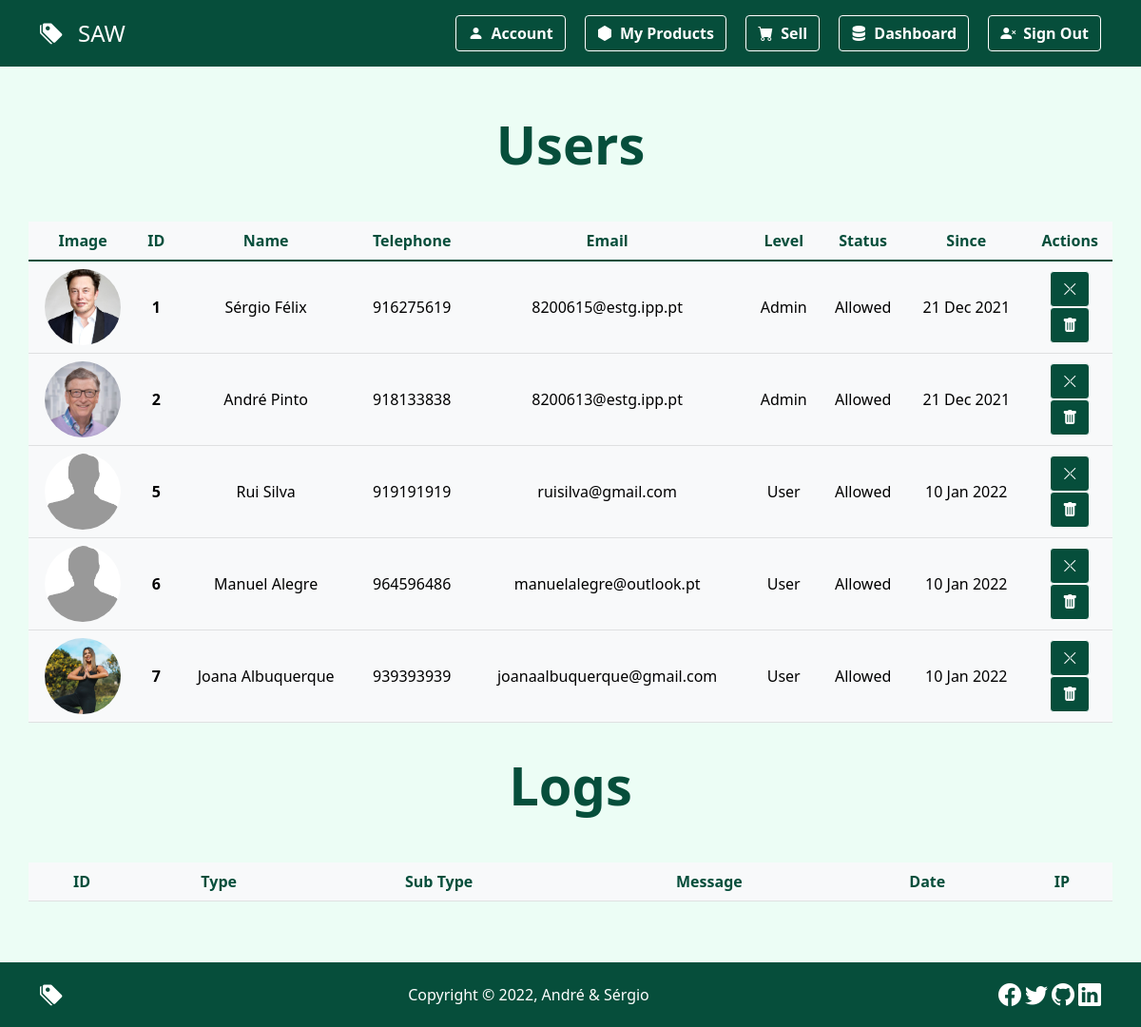
Page /dashboard (signed in) on the earlier database version.
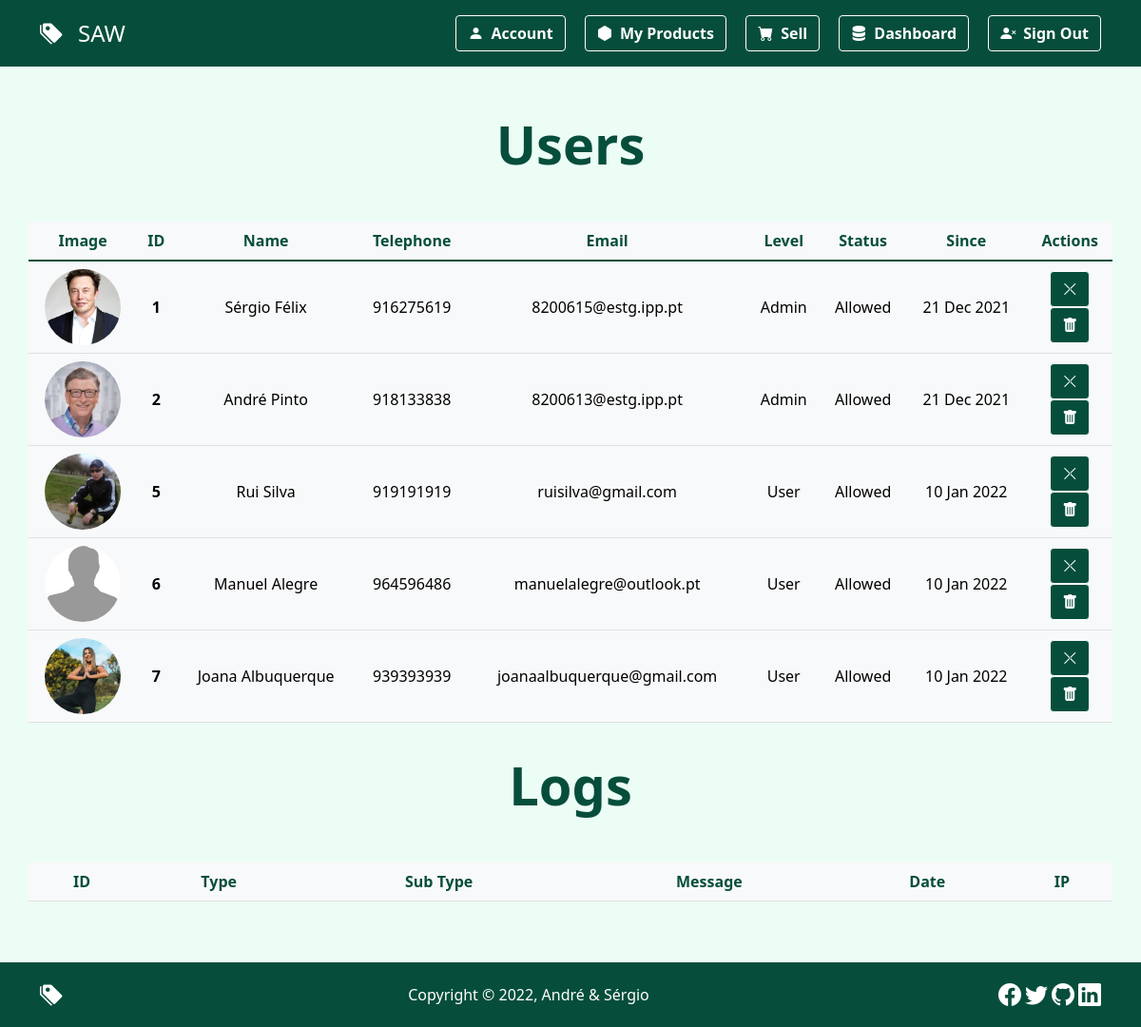
Same page on the later database version.
### tables this page shows
CREATE TABLE `user` (
  `id` int(11) NOT NULL,
  `firstName` varchar(144) NOT NULL,
  `lastName` varchar(144) NOT NULL,
  `telephone` int(11) NOT NULL,
  `city` varchar(144) NOT NULL,
  `zipCode` varchar(144) NOT NULL,
  `email` varchar(144) NOT NULL,
  `password` varchar(256) NOT NULL,
  `level` enum('Admin','User') NOT NULL DEFAULT 'User',
  `status` enum('Blocked','Allowed') NOT NULL DEFAULT 'Allowed',
  `imagePath` varchar(244) NOT NULL DEFAULT 'default.jpg',
  `createdDate` datetime NOT NULL DEFAULT current_timestamp(),
  `state_id` int(11) NOT NULL,
  `gender_id` int(11) NOT NULL
);

### classes/application.php (called while the page is built, shortened)
<?php
class Application
{
    public function startApp()
    {
        require_once('./components/Layout/layout.php');
    }
}

### index.php (called while the page is built, shortened)
<?php
try {
    $app = new Application();
    $app->startApp();
} catch (Exception $e) {
    throw new Exception($e->getMessage());
}

### classes/database.php (called while the page is built, shortened)
<?php
class Database
{
    private $driver = 'mysql';
    private $host = '127.0.0.1';
    private $port = '3306';
    private $name = 'saw';
    private $username = 'root';
    private $password = 'passwordSAW';
    private $charset = 'utf8';
    private $connectTimeout = '15';
    public function connect()
    {
        $dsn =  $this->driver . ':host=' . $this->host . ';port=' . $this->port . ';dbname=' . $this->name . ';charset=' . $this->charset . ';connect_timeout=' . $this->connectTimeout;
        $options = array(
            PDO::ATTR_PERSISTENT => true,
            PDO::ATTR_EMULATE_PREPARES => false,
            PDO::ATTR_ERRMODE => PDO::ERRMODE_EXCEPTION,
            PDO::ATTR_DEFAULT_FETCH_MODE => PDO::FETCH_ASSOC
        );
        try {
            return new PDO($dsn, $this->username, $this->password, $options);
        } catch (PDOException $e) {
            print("Error connecting to database.");
            die(print_r($e));
        }
    }
    public function log($type,$subType,$message)
    {
        if (!empty($_SERVER['HTTP_CLIENT_IP'])) {
            $ip = $_SERVER['HTTP_CLIENT_IP'];
        } elseif (!empty($_SERVER['HTTP_X_FORWARDED_FOR'])) {
            $ip = $_SERVER['HTTP_X_FORWARDED_FOR'];
        } else {
            $ip = $_SERVER['REMOTE_ADDR'];
        }
        $stmt = $this->connect()->prepare('INSERT INTO log (type,subType,message,ip) VALUES (?,?,?,?);');
        if (!$stmt->execute(array($type,$subType,$message,$ip))) {
            $stmt = null;
            header('location: ' . HOME_URL_PREFIX . '/homepage?error=stmtfailed');
            exit();
        }
    }
}

### classes/dashboard.php (called while the page is built, shortened)
<?php
class Dashboard extends Database
{
    public function getUsers()
    {
        $stmt = $this->connect()->prepare('SELECT * FROM user ORDER BY createdDate ASC;');
        if (!$stmt->execute()) {
            $this->log('Error','SELECT','Users information returned unsuccessfully! ('.$_SESSION['email'].')');
            $stmt = null;
            header('location: ' . HOME_URL_PREFIX . '/dashboard?error=stmtfailed');
            exit();
        }
        if ($stmt->rowCount() > 0) {
            $result = $stmt->fetchAll();
        } else {
            $result = NULL;
        }
        $this->log('Log','SELECT','Users information returned successfully! ('.$_SESSION['email'].')');
        return $result;
    }
}
?>

### pages/Dashboard/dashboard.php (the view, shortened to what this page needs)
<?php
$dashboard = new Dashboard();
$users = $dashboard->getUsers();
?>
<div class="container-fluid color-emerald-50 py-5">
    <div class="container">
        <h1 class="display-4 fw-bold text-capitalize text-center text-emerald-900">Users</h1>
        <div class="row mt-5">
            <table class="table table-light table-hover">
                <thead>
                    <tr class="table-light text-center text-emerald-900">
                        <th scope="col">Image</th>
                        <th scope="col">ID</th>
                        <th scope="col">Name</th>
                        <th scope="col">Telephone</th>
                        <th scope="col">Email</th>
                        <th scope="col">Level</th>
                        <th scope="col">Status</th>
                        <th scope="col">Since</th>
                        <th scope="col">Actions</th>
                    </tr>
                </thead>
                <tbody style="border-top: 2px solid #064e3b!important;">
                    <?php
                    if (isset($users)) {
                        foreach ($users as $user) {
                    ?>
                            <tr class="table-light text-center" style="vertical-align: middle;">
                                <td class="table-light"><img src="./assets/images/uploads/users/<?php echo ($user['imagePath']); ?>" class="avatar rounded-circle" /></td>
                                <th class="table-light"><?php echo ($user['id']); ?></th>
                                <td class="table-light"><?php echo ($user['firstName'] . ' ' . $user['lastName']); ?></td>
                                <td class="table-light"><?php echo ($user['telephone']); ?></td>
                                <td class="table-light"><?php echo ($user['email']); ?></td>
                                <td class="table-light"><?php echo ($user['level']); ?></td>
                                <td class="table-light"><?php echo ($user['status']); ?></td>
                                <td class="table-light"><?php echo (date("d M Y", strtotime($user['createdDate']))); ?></td>
                                <td class="table-light">
                                    <form action="<?php $_SERVER["PHP_SELF"] ?>" method="POST">
                                        <button type="submit" class="btn btn-emerald fw-bold shadow-none" name="submit" value="status">
                                            <?php
                                            if ($user['status'] === 'Allowed') { ?>
                                                <i class="bi bi-x-lg"></i>
                                            <?php
                                            } elseif ($user['status'] === 'Blocked') { ?>
                                                <i class="bi bi-check-lg"></i>
                                            <?php
                                            }
                                            ?>
                                        </button>
                                    </form>
                                    <form action="<?php $_SERVER["PHP_SELF"] ?>" method="POST">
                                        <button type="submit" class="btn btn-emerald fw-bold shadow-none" name="submit" value="delete">
                                            <i class="bi bi-trash-fill"></i>
                                        </button>
                                    </form>
                                </td>
                            </tr>
                    <?php
                        }
                    }
                    ?>
                </tbody>
            </table>
        </div>
        <h1 class="display-4 fw-bold text-capitalize text-center text-emerald-900 mt-3">Logs</h1>
        <div class="row mt-5">
            <table class="table table-light table-hover">
                <thead>
                    <tr class="table-light text-center text-emerald-900">
                        <th scope="col">ID</th>
                        <th scope="col">Type</th>
                        <th scope="col">Sub Type</th>
                        <th scope="col">Message</th>
                        <th scope="col">Date</th>
                        <th scope="col">IP</th>
                    </tr>
                </thead>
            </table>
        </div>
    </div>
</div>

### components/Layout/layout.php (shortened to what this page needs)
<!DOCTYPE html>
<html lang="en-US">
<head>
    <link rel="stylesheet" type="text/css" href="<?php echo HOME_URL_PREFIX;?>/assets/styles/vendor/bootstrap.min.css" />
    <link rel="stylesheet" type="text/css" href="<?php echo HOME_URL_PREFIX;?>/assets/icons/bootstrap-icons.css" />
    <link rel="stylesheet" type="text/css" href="<?php echo HOME_URL_PREFIX;?>/assets/styles/vendor/lightbox.min.css" />
    <link rel="stylesheet" type="text/css" href="<?php echo HOME_URL_PREFIX;?>/assets/styles/main.css" />
</head>
<body>
    <?php
    include_once('./components/Navbar/navbar.php');
    include_once('./includes/page.php');
    include_once('./components/Footer/footer.php');
    ?>
</body>
</html>

### components/Navbar/navbar.php (shortened to what this page needs)
<header>
    <nav class="p-3 color-emerald-900 sticky-top">
        <div class="container">
            <div class="d-flex flex-row justify-content-between align-items-center">
                <div class="d-flex flex-column">
                    <a href="<?php echo HOME_URL_PREFIX;?>/" class="text-white text-decoration-none logo">
                        <i class="bi bi-tags-fill"><span class="ms-3 h4 fst-normal text-uppercase">SAW</span></i>
                    </a>
                </div>
                <div class="d-flex flex-column">
                    <div class="d-flex flex-row">
                        <div class="navBarController">
                            <?php
                            if (isset($_SESSION['logged'])) {
                            ?>
                                <a href="<?php echo HOME_URL_PREFIX;?>/account" class="btn btn-outline-emerald fw-bold shadow-none me-3"><i class="bi bi-person-fill me-2"></i></i>Account</a>
                                <a href="<?php echo HOME_URL_PREFIX;?>/myproducts" class="btn btn-outline-emerald fw-bold shadow-none me-3"><i class="bi bi-hexagon-fill me-2"></i></i>My Products</a>
                                <a href="<?php echo HOME_URL_PREFIX;?>/sell" class="btn btn-outline-emerald fw-bold shadow-none me-3"><i class="bi bi-cart-fill me-2"></i>Sell</a>
                                <?php
                                    if (isset($_SESSION['level']) && $_SESSION['level'] === 'Admin') {
                                ?>
                                    <a href="<?php echo HOME_URL_PREFIX;?>/dashboard" class="btn btn-outline-emerald fw-bold shadow-none me-3"><i class="bi bi-server me-2"></i>Dashboard</a>
                                <?php
                                    }
                                ?>
                                <a href="<?php echo HOME_URL_PREFIX;?>/signout" class="btn btn-outline-emerald fw-bold shadow-none"><i class="bi bi-person-x-fill me-2"></i>Sign Out</a>
                            <?php
                            }
                            ?>
                        </div>
                    </div>
                </div>
            </div>
        </div>
    </nav>
</header>

### includes/page.php (shortened to what this page needs)
<?php
$page = isset(APP_URL_PARTS[0]) ? APP_URL_PARTS[0] : null;
switch ($page) {
    case 'dashboard':
        include_once('./pages/Dashboard/dashboard.php');
        break;
}

### components/Footer/footer.php (shortened to what this page needs)
<footer>
    <div class="p-3 color-emerald-900 sticky-bottom">
        <div class="container">
            <div class="d-flex flex-column flex-md-row justify-content-between align-items-center">
                <div class="d-flex flex-column">
                    <a href="<?php echo HOME_URL_PREFIX;?>/" class="text-white text-decoration-none logo">
                        <i class="bi bi-tags-fill"></i>
                    </a>
                </div>
                <div class="d-flex flex-column justify-content-center">
                    <span class="text-white">Copyright &copy; , André & Sérgio</span>
                </div>
                <div class="d-flex flex-column">
                    <div class="d-flex flex-row">
                        <a href="https://www.facebook.com/" target="_blank" class="text-white text-decoration-none ps-1 social social-fb">
                            <i class="bi bi-facebook"></i>
                        </a>
                        <a href="https://twitter.com/" target="_blank" class="text-white text-decoration-none ps-1 social social-tt">
                            <i class="bi bi-twitter"></i>
                        </a>
                        <a href="https://github.com/" target="_blank" class="text-white text-decoration-none ps-1 social social-gh">
                            <i class="bi bi-github"></i>
                        </a>
                        <a href="https://www.linkedin.com/" target="_blank" class="text-white text-decoration-none ps-1 social social-ld">
                            <i class="bi bi-linkedin"></i>
                        </a>
                    </div>
                </div>
            </div>
        </div>
    </div>
</footer>

### assets/styles/main.css (style rules this page uses)
:root { --emerald-50: #ecfdf5; --emerald-100: #d1fae5; --emerald-200: #a7f3d0; --emerald-300: #6ee7b7; --emerald-400: #34d399; --emerald-500: #10b981; --emerald-600: #059669; --emerald-700: #047857; --emerald-800: #065f46; --emerald-900: #064e3b; }
.color-emerald-50 { background-color: var(--emerald-50); }
.color-emerald-900 { background-color: var(--emerald-900); }
.text-emerald-900 { color: var(--emerald-900); }
.logo i { font-size: 24px; }
.btn-emerald { color: #ffffff !important; border-color: #ffffff !important; background-color: var(--emerald-900) !important; }
.btn-outline-emerald { color: #ffffff !important; border-color: #ffffff !important; }
.social { font-size: 24px; }
::placeholder { color: var(--emerald-900) !important; }
.avatar { width: 80px; min-width: 80px; max-width: 80px; height: 80px; min-height: 80px; max-height: 80px; object-fit: cover; }

Differences in the rows shown:
changed user "Rui": imagePath: picture added in place of a placeholder
